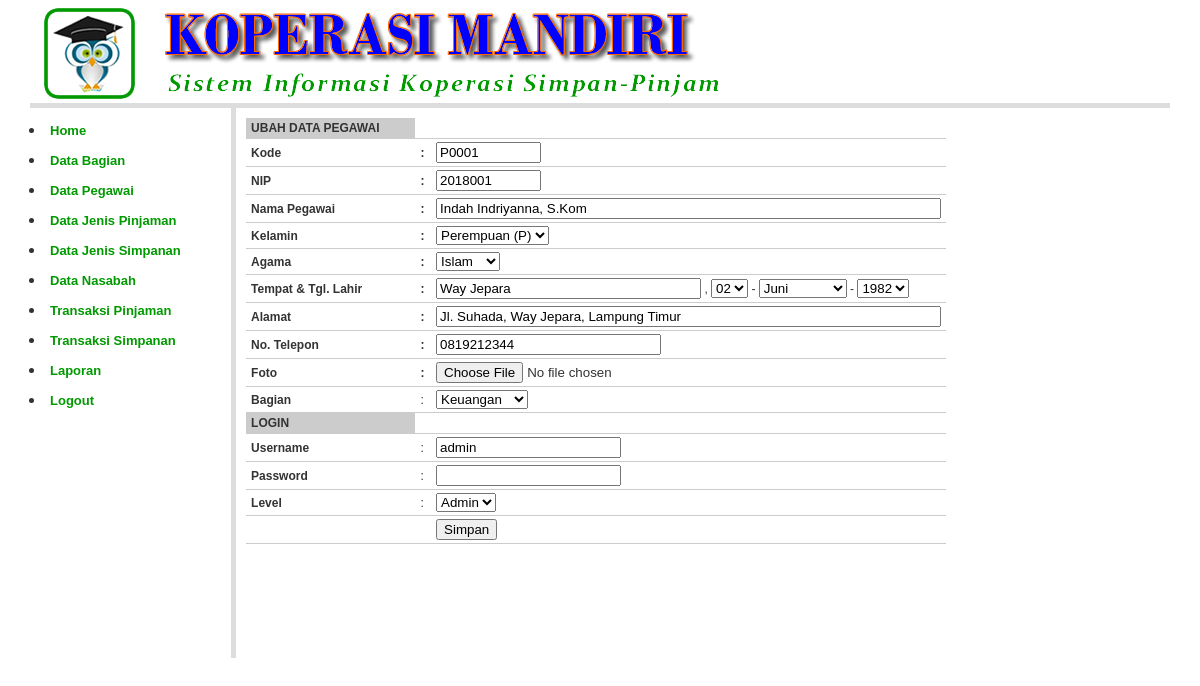
Page /?open=Pegawai-Edit&Kode=P0001 (signed in) on the committed database.
### tables this page shows
CREATE TABLE `pegawai` (
  `kd_pegawai` char(5) NOT NULL,
  `nm_pegawai` varchar(100) NOT NULL,
  `nip` varchar(20) NOT NULL,
  `kelamin` enum('L','P') NOT NULL,
  `agama` varchar(20) NOT NULL,
  `tanggal_lahir` date NOT NULL,
  `tempat_lahir` varchar(100) NOT NULL,
  `alamat` varchar(100) NOT NULL,
  `no_telepon` varchar(20) NOT NULL,
  `foto` varchar(100) NOT NULL,
  `kd_bagian` char(3) NOT NULL,
  `login_username` varchar(20) NOT NULL,
  `login_password` varchar(200) NOT NULL,
  `login_level` varchar(20) NOT NULL
);

### library/inc.pilihan.php (called while the page is built, shortened)
<?php
$listBulan = array("00" => "....", "01" => "Januari", "02" => "Februari", "03" => "Maret",
				 "04" => "April", "05" => "Mei", "06" => "Juni", "07" => "Juli",
				 "08" => "Agustus", "09" => "September", "10" => "Oktober",
				 "11" => "November", "12" => "Desember");
?>

### pegawai_edit.php (the view, shortened to what this page needs)
<?php
include_once "library/inc.connection.php";
include_once "library/inc.library.php";
$Kode	 = $_GET['Kode'];
$mySql	 = "SELECT * FROM pegawai WHERE kd_pegawai='$Kode'";
$myQry	 = mysql_query($mySql, $koneksidb)  or die ("Query salah : ".mysql_error());
$myData	 = mysql_fetch_array($myQry);
$dataKode		= $myData['kd_pegawai'];
$dataNIP 		= isset($_POST['txtNIP']) ? $_POST['txtNIP'] : $myData['nip'];
$dataNama 		= isset($_POST['txtNama']) ? $_POST['txtNama'] : $myData['nm_pegawai'];
$dataKelamin	= isset($_POST['cmbKelamin']) ? $_POST['cmbKelamin'] : $myData['kelamin'];
$dataAgama		= isset($_POST['cmbAgama']) ? $_POST['cmbAgama'] : $myData['agama'];
$dataTempatLhr 	= isset($_POST['txtTempatLhr']) ? $_POST['txtTempatLhr'] : $myData['tempat_lahir'];
$tanggalLhr		= substr($myData['tanggal_lahir'], 9, 2);
$dataTanggalLhr	= isset($_POST['cmbTanggalLhr']) ? $_POST['cmbTanggalLhr'] : $tanggalLhr;
$bulanLhr		= substr($myData['tanggal_lahir'], 5, 2);
$dataBulanLhr	= isset($_POST['cmbBulanLhr']) ? $_POST['cmbBulanLhr'] : $bulanLhr;
$tahunLhr		= substr($myData['tanggal_lahir'], 0, 4);
$dataTahunLhr	= isset($_POST['cmbTahunLhr']) ? $_POST['cmbTahunLhr'] : $tahunLhr;
$dataAlamat 	= isset($_POST['txtAlamat']) ? $_POST['txtAlamat'] : $myData['alamat'];
$dataNoTelepon 	= isset($_POST['txtNoTelepon']) ? $_POST['txtNoTelepon'] : $myData['no_telepon'];
$dataBagian 	= isset($_POST['cmbBagian']) ? $_POST['cmbBagian'] : $myData['kd_bagian'];
$dataUsername	= isset($_POST['txtUsername']) ? $_POST['txtUsername'] :  $myData['login_username'];
$dataLevel		= isset($_POST['cmbLevel']) ? $_POST['cmbLevel'] :  $myData['login_level'];
?>
<form action="<?php $_SERVER['PHP_SELF']; ?>" method="post" enctype="multipart/form-data" name="form1" target="_self" id="form1">
  <table class="table-list" width="700" border="0" cellspacing="1" cellpadding="3">
    <tr>
      <td bgcolor="#CCCCCC"><strong>UBAH DATA PEGAWAI </strong></td>
      <td>&nbsp;</td>
      <td>&nbsp;</td>
    </tr>
    <tr>
      <td width="185"><strong>Kode</strong></td>
      <td width="6"><strong>:</strong></td>
      <td width="487"><input name="textfield" type="text" value="<?php echo $dataKode; ?>" size="10" maxlength="4" />
      <input name="txtKode" type="hidden" id="txtKode" value="<?php echo $dataKode; ?>" /> </td>
    </tr>
    <tr>
      <td><strong>NIP</strong></td>
      <td><strong>:</strong></td>
      <td><input name="txtNIP" type="text" id="txtNIP" value="<?php echo $dataNIP; ?>" size="10" maxlength="10" /></td>
    </tr>
    <tr>
      <td><strong>Nama Pegawai </strong></td>
      <td><strong>:</strong></td>
      <td><input name="txtNama" type="text" id="txtNama" value="<?php echo $dataNama; ?>" size="60" maxlength="100" /></td>
    </tr>
    <tr>
      <td><strong>Kelamin</strong></td>
      <td><strong>:</strong></td>
      <td><select name="cmbKelamin">
	  <?php
	  $pilihan = array("L"=> "Laki-laki (L)", "P" => "Perempuan (P)");
	  foreach ($pilihan as  $lp => $nilai) {
		if ($dataKelamin==$lp) {
			$cek=" selected";
		} else { $cek = ""; }
		echo "<option value='$lp' $cek>$nilai</option>";
	  }
	  ?>
	</select>      </td>
    </tr>
    <tr>
      <td><strong>Agama</strong></td>
      <td><strong>:</strong></td>
      <td><select name="cmbAgama">
	<?php
	  $pilihan = array("Islam", "Kristen", "Katolik", "Hindu", "Budha");
	  foreach ($pilihan as  $nilai) {
		if ($dataAgama==$nilai) {
			$cek=" selected";
		} else { $cek = ""; }
		echo "<option value='$nilai' $cek> $nilai</option>";
	  }
	  ?>
	</select>	</td>
    </tr>
    <tr>
      <td><strong>Tempat &amp; Tgl. Lahir </strong></td>
      <td><strong>:</strong></td>
      <td><input name="txtTempatLhr" type="text" id="txtTempatLhr" value="<?php echo $dataTempatLhr; ?>" size="30" maxlength="100" /> ,
	<select name="cmbTanggalLhr">
	  <?php
	  for($tanggal = 1; $tanggal <= 31; $tanggal++) {
		if($tanggal < 10) { $tggl = "0".$tanggal;} else { $tggl = $tanggal; }
		if($tggl == $dataTanggalLhr) { $cek=" selected"; } else { $cek = ""; }
		echo "<option value='$tggl' $cek> $tggl </option>";
	  }
	  ?>
	</select> -
	<select name="cmbBulanLhr">
	<?php
	for($bulan = 1; $bulan <= 12; $bulan++) {
		if($bulan < 10) { $bln = "0".$bulan; } else { $bln = $bulan; }
		if ($bln == $dataBulanLhr) { $cek=" selected"; } else { $cek = ""; }
		echo "<option value='$bln' $cek> $listBulan[$bln] </option>";
	}
	?>
	</select>
	-
	<select name="cmbTahunLhr">
	  <?php
		$thmuda	= date('Y') - 45;
		$thtua	= date('Y') - 10;
	  for($tahun = $thmuda; $tahun <= $thtua; $tahun++) {
		if ($tahun == $dataTahunLhr) {  $cek=" selected"; } else { $cek = ""; }
		echo "<option value='$tahun' $cek> $tahun </option>";
	  }
	  ?>
	</select> </td>
    </tr>
    <tr>
      <td><strong>Alamat</strong></td>
      <td><strong>:</strong></td>
      <td><input name="txtAlamat" type="text" id="txtAlamat" value="<?php echo $dataAlamat; ?>" size="60" maxlength="100" /></td>
    </tr>
    <tr>
      <td><strong>No. Telepon </strong></td>
      <td><strong>:</strong></td>
      <td><input name="txtNoTelepon" type="text" id="txtNoTelepon" value="<?php echo $dataNoTelepon; ?>" size="25" maxlength="20" /></td>
    </tr>
    <tr>
      <td><strong>Foto</strong></td>
      <td><strong>:</strong></td>
      <td><input name="txtNamaFile" type="file" id="txtNamaFile" size="40" maxlength="200" />
      <input name="txtFotoLama" type="hidden" id="txtFotoLama" value="<?php echo $myData['foto']; ?>" /></td>
    </tr>
    <tr>
      <td><strong>Bagian</strong></td>
      <td>:</td>
      <td><select name="cmbBagian">
          <?php
		$bacaSql = "SELECT * FROM bagian ORDER BY kd_bagian";
		$bacaQry = mysql_query($bacaSql, $koneksidb) or die ("Gagal Query".mysql_error());
		while ($bacaData = mysql_fetch_array($bacaQry)) {
			if ($bacaData['kd_bagian'] == $dataBagian) {
				$cek = " selected";
			} else { $cek=""; }
			echo "<option value='$bacaData[kd_bagian]' $cek> $bacaData[nm_bagian] </option>";
		}
		?>
        </select>      </td>
    </tr>
    <tr>
      <td bgcolor="#CCCCCC"><strong>LOGIN</strong></td>
      <td>&nbsp;</td>
      <td>&nbsp;</td>
    </tr>
    <tr>
      <td><strong>Username</strong></td>
      <td>:</td>
      <td><input name="txtUsername" type="text" id="txtUsername" value="<?php echo $dataUsername; ?>" size="20" maxlength="20" /></td>
    </tr>
    <tr>
      <td><strong>Password</strong></td>
      <td>:</td>
      <td><input name="txtPassword" type="password" id="txtPassword" size="20" maxlength="20" />
      <input name="txtPassLama" type="hidden" value="<?php echo $myData['login_password']; ?>" /></td>
    </tr>
    <tr>
      <td><strong>Level</strong></td>
      <td>:</td>
      <td><select name="cmbLevel">
          <?php
	  $pilihan	= array("Kasir", "Admin");
	  foreach ($pilihan as  $nilai) {
		if ($dataLevel == $nilai) {
			$cek=" selected";
		} else { $cek = ""; }
		echo "<option value='$nilai' $cek> $nilai</option>";
	  }
	  ?>
        </select>
      </td>
    </tr>
    <tr>
      <td>&nbsp;</td>
      <td>&nbsp;</td>
      <td><input name="btnSimpan" type="submit" id="btnSimpan" value="Simpan" /></td>
    </tr>
  </table>
</form>

### styles/style.css (style rules this page uses)
body { margin:0px auto 0px; padding:3px; font-family:"Arial"; font-size:12px; color:#333; width:95%; background-position:top; background-color:#fff; }
.table-main td { color: #333; border-collapse: collapse; vertical-align: center; padding: 0px; border:none; }
.table-list { clear: both; text-align: left; border-collapse: collapse; margin: 0px 0px 10px 0px; background:#fff; }
.table-list td { color: #333; font-size:12px; border-color: #fff; border-collapse: collapse; vertical-align: center; padding: 3px 5px; border-bottom:1px #CCCCCC solid; }

### rows in the picture
pegawai: textfield "P0001", txtNIP "2018001", txtNama "Indah Indriyanna, S.Kom", txtTempatLhr "Way Jepara", txtAlamat "Jl. Suhada, Way Jepara, Lampung Timur", txtNoTelepon "0819212344", txtUsername "admin"

### other values in the picture
form field cmbKelamin "Perempuan (P)"
form field cmbAgama "Islam"
form field cmbTanggalLhr "02"
form field cmbBulanLhr "Juni"
form field cmbTahunLhr "1982"
form field cmbBagian "Keuangan"
form field cmbLevel "Admin"
